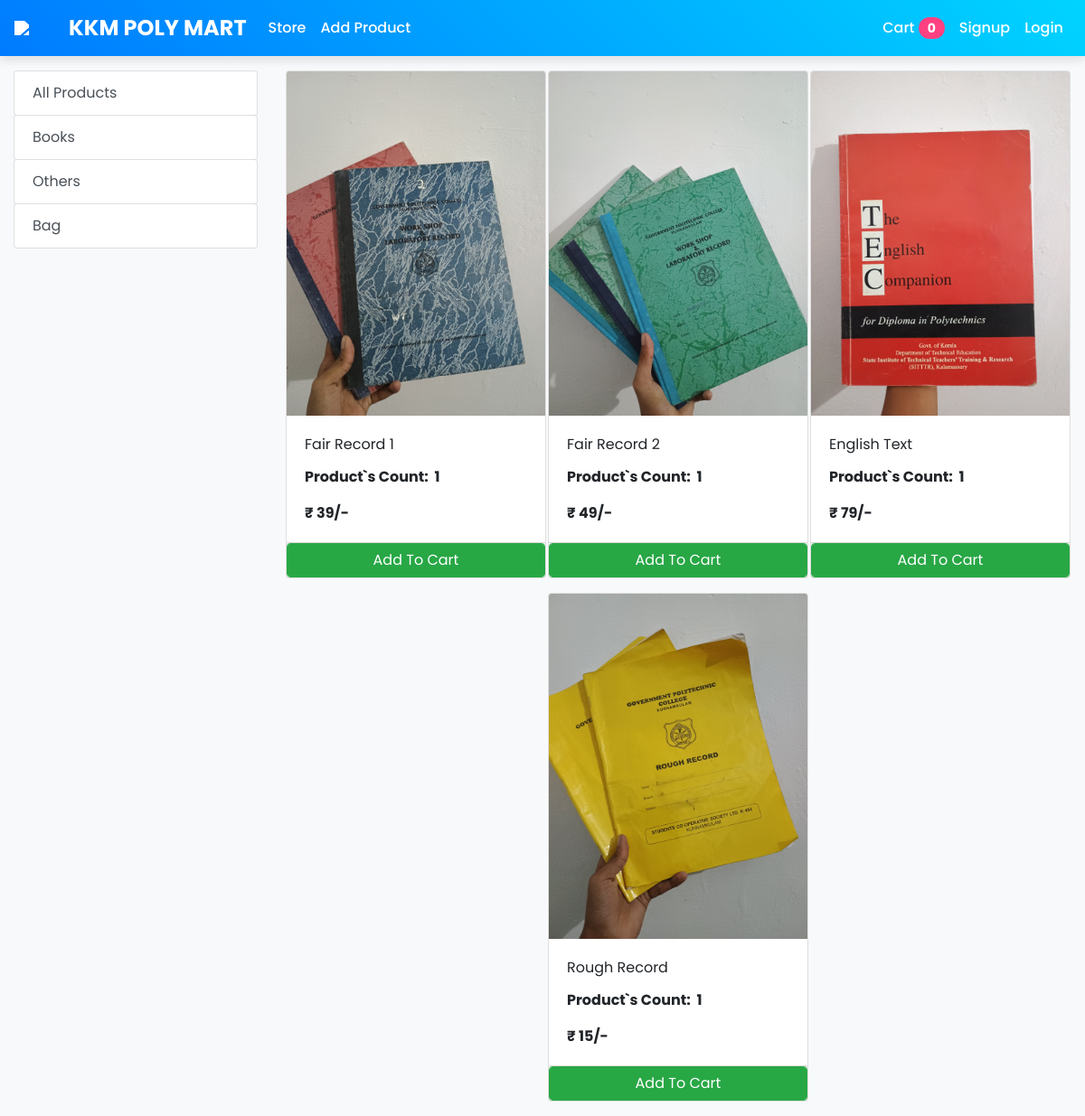
Page /store?category=27 on the committed database.
### store/models/category.py (models this page shows, shortened)
class Category(models.Model):
    name = models.CharField(max_length=50)
    @staticmethod
    def get_all_categories():
        return Category.objects.all()

### store/models/product.py (models this page shows, shortened)
class Products(models.Model):
    name = models.CharField(max_length=60)
    price = models.IntegerField(default=0)
    category = models.ForeignKey(Category, on_delete=models.CASCADE, default=1)
    uploaded_by = models.CharField(max_length=250)
    image = models.ImageField(upload_to='uploads/products/')
    count = models.IntegerField(default=1)  # New field for tracking stock count
    phone_no = models.CharField(max_length=15, blank=True, null=True)
    email = models.EmailField(blank=True, null=True)
    @staticmethod
    def get_all_products_by_categoryid(category_id):
        if category_id:
            return Products.objects.filter(category=category_id, count__gt=0)
        else:
            return Products.get_all_products()

### store/views/home.py (the view)
# urls.py: path('' , include('store.urls'))
def store(request):
    cart = request.session.get('cart')
    if not cart:
        request.session['cart'] = {}
    products = None
    categories = Category.get_all_categories()
    categoryID = request.GET.get('category')
    if categoryID:
        products = Products.get_all_products_by_categoryid(categoryID)
    else:
        products = Products.get_all_products();
    data = {}
    data['products'] = products
    data['categories'] = categories
    print('you are : ', request.session.get('email'))
    return render(request, 'index.html', data)

### store/templatetags/cart.py (called while the page is built)
@register.filter (name='is_in_cart')
def is_in_cart(product, cart):
    keys = cart.keys ()
    for id in keys:
        if int (id) == product.id:
            return True
    return False;

### store/templatetags/custom_filter.py (called while the page is built)
@register.filter(name='currency')
def currency(number):
    return "₹ " +str(number)+ "/-"

### store/templates/index.html (shortened to what this page needs)
{% extends 'base.html' %}
{% block content %}
{% load cart %}
{% load custom_filter %}
<div class="container-fluid mt-3">
    <div class="row">
        <div class="col-lg-3 mx-auto">
            <div class="list-group">
                <a href="/" class="list-group-item list-group-item-action btn btn-outline-success">All Products</a>
                {% for category in categories %}
                <a href="/?category={{category.id}}"
                   class="list-group-item list-group-item-action btn btn-outline-success">
                    {{category.name}}
                </a>
                {% endfor %}
            </div>
        </div>
        <div id='products' class="col-lg-9 mx-auto">
            <div class="row mx-auto">
                {% for product in products %}
                <div class="card mx-auto mb-3" id="{{product.id}}" style="width: 18rem;">
                    <img class="card-img-top" src="{{product.image.url}}" alt="Card image cap">
                    <div class="card-body">
                        <p class="card-title">{{product.name}}</p>
                        <p class="card-text"><b>Product`s Count: &nbsp;{{product.count}}</b></p>
                        <p class="card-text"><b>{{product.price|currency}}</b></p>
                    </div>
                    <div class="card-footer p-0 no-gutters">
                        {% if product.count > 0 %}
                            {% if product|is_in_cart:request.session.cart %}
                            <div class="row no-gutters">
                                <form action="/#{{product.id}}" class="col-2" method="post">
                                    {% csrf_token %}
                                    <input hidden type="text" name="product" value="{{product.id}}">
                                    <input hidden type="text" name="remove" value="True">
                                    <input type="submit" value=" - " class="btn btn-block btn-success border-right">
                                </form>
                                <div class="text-center col btn btn-success">
                                    {{product|cart_quantity:request.session.cart}} in Cart
                                </div>
                                <form action="/#{{product.id}}" class="col-2" method="post">
                                    {% csrf_token %}
                                    <input hidden type="text" name="product" value="{{product.id}}">
                                    <input type="submit" value=" + "
                                        class="btn btn-block btn-success border-left"
                                        {% if product|cart_quantity:request.session.cart >= product.count %} disabled {% endif %}>
                                </form>
                            </div>
                            {% else %}
                            <form action="/#{{product.id}}" method="POST" class="btn-block">
                                <input type="submit" class="float-right btn btn-success form-control" value="Add To Cart">
                            </form>
                            {% endif %}
                        {% else %}
                            <button class="float-right btn btn-secondary form-control" disabled>Out of Stock</button>
                        {% endif %}
                    </div>
                </div>
                {% endfor %}
            </div>
        </div>
    </div>
</div>
{% endblock %}

### store/templates/base.html (style rules this page uses)
body { font-family: 'Poppins', sans-serif; background-color: #f8f9fa; }

### rows in the picture
Category: name "Books"
Category: name "Others"
Category: name "Bag"
Products: image (picture), name "Fair Record 1", count "1", price "₹ 39/-"
Products: image (picture), name "Fair Record 2", count "1", price "₹ 49/-"
Products: image (picture), name "English Text", count "1", price "₹ 79/-"
Products: image (picture), name "Rough Record", count "1", price "₹ 15/-"

### other values in the picture
{{ request.session.cart.keys|length }} "0"
